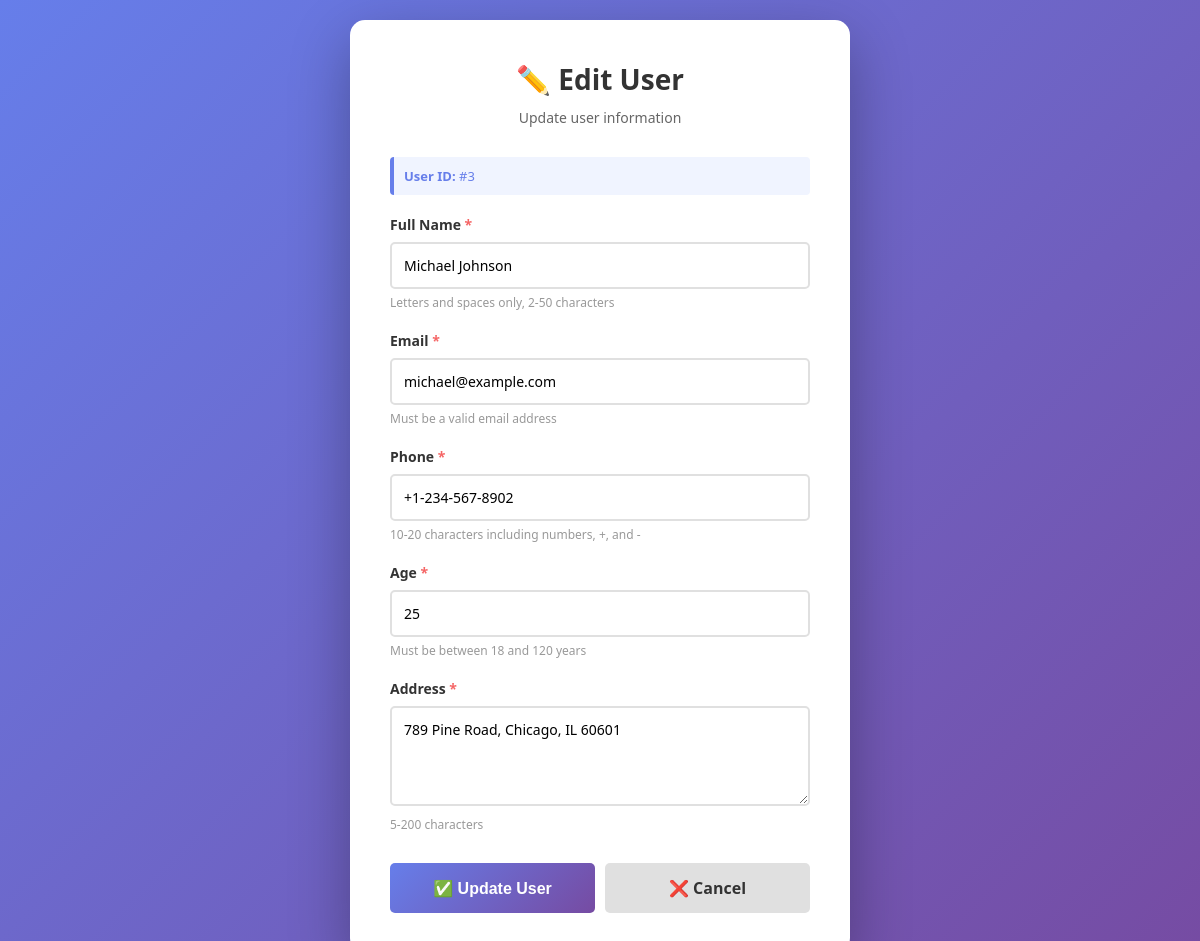
The page /edit.php?id=3 on the database its author committed.
### tables this page shows
CREATE TABLE IF NOT EXISTS users (
    id INT AUTO_INCREMENT PRIMARY KEY,
    name VARCHAR(50) NOT NULL,
    email VARCHAR(100) NOT NULL UNIQUE,
    phone VARCHAR(20) NOT NULL,
    age INT NOT NULL CHECK (age >= 18 AND age <= 120),
    address VARCHAR(200) NOT NULL,
    created_at TIMESTAMP DEFAULT CURRENT_TIMESTAMP,
    updated_at TIMESTAMP DEFAULT CURRENT_TIMESTAMP ON UPDATE CURRENT_TIMESTAMP,
    
     
    INDEX idx_email (email),
    INDEX idx_name (name),
    INDEX idx_phone (phone),
    INDEX idx_created_at (created_at)
);

### config.php (called while the page is built, shortened)
<?php
class User {
    private $pdo;
    public function __construct($pdo) {
        $this->pdo = $pdo;
    }
    public function getById($id) {
        try {
            $sql = "SELECT * FROM users WHERE id = ?";
            $stmt = $this->pdo->prepare($sql);
            $stmt->execute([$id]);
            return $stmt->fetch();
        } catch (PDOException $e) {
            return null;
        }
    }
}
?>

### edit.php (the view, shortened to what this page needs)
<?php
require_once 'config.php';
$user_obj = new User($pdo);
$errors = [];
$formData = [];
$userId = $_GET['id'] ?? null;
$user = $user_obj->getById($userId);
if ($_SERVER['REQUEST_METHOD'] === 'POST') {
    $formData = [
        'name' => $_POST['name'] ?? '',
        'email' => $_POST['email'] ?? '',
        'phone' => $_POST['phone'] ?? '',
        'age' => $_POST['age'] ?? '',
        'address' => $_POST['address'] ?? ''
    ];
    $result = $user_obj->update($userId, $formData);
    if ($result['valid']) {
        $_SESSION['message'] = $result['message'];
        header('Location: index.php');
        exit;
    } else {
        $errors[] = $result['error'];
    }
} else {
    $formData = $user;
}
?>
<!DOCTYPE html>
<html lang="en">
<head>
</head>
<body>
    <div class="container">
        <div class="header">
            <h1>✏️ Edit User</h1>
            <p>Update user information</p>
        </div>
        <div class="user-id">
            <strong>User ID:</strong> #<?php echo htmlspecialchars($userId); ?>
        </div>
        <form method="POST" novalidate>
            <div class="form-group">
                <label for="name">Full Name <span class="required">*</span></label>
                <input
                    type="text"
                    id="name"
                    name="name"
                    value="<?php echo htmlspecialchars($formData['name'] ?? ''); ?>"
                    placeholder="John Doe"
                    required
                >
                <div class="form-hint">Letters and spaces only, 2-50 characters</div>
            </div>
            <div class="form-group">
                <label for="email">Email <span class="required">*</span></label>
                <input
                    type="email"
                    id="email"
                    name="email"
                    value="<?php echo htmlspecialchars($formData['email'] ?? ''); ?>"
                    placeholder="john@example.com"
                    required
                >
                <div class="form-hint">Must be a valid email address</div>
            </div>
            <div class="form-group">
                <label for="phone">Phone <span class="required">*</span></label>
                <input
                    type="tel"
                    id="phone"
                    name="phone"
                    value="<?php echo htmlspecialchars($formData['phone'] ?? ''); ?>"
                    placeholder="+1-234-567-8900"
                    required
                >
                <div class="form-hint">10-20 characters including numbers, +, and -</div>
            </div>
            <div class="form-group">
                <label for="age">Age <span class="required">*</span></label>
                <input
                    type="number"
                    id="age"
                    name="age"
                    value="<?php echo htmlspecialchars($formData['age'] ?? ''); ?>"
                    placeholder="25"
                    min="18"
                    max="120"
                    required
                >
                <div class="form-hint">Must be between 18 and 120 years</div>
            </div>
            <div class="form-group">
                <label for="address">Address <span class="required">*</span></label>
                <textarea
                    id="address"
                    name="address"
                    placeholder="123 Main Street, City, Country"
                    required
                ><?php echo htmlspecialchars($formData['address'] ?? ''); ?></textarea>
                <div class="form-hint">5-200 characters</div>
            </div>
            <div class="form-actions">
                <button type="submit" class="btn-submit">✅ Update User</button>
                <a href="index.php" class="btn btn-cancel">❌ Cancel</a>
            </div>
        </form>
    </div>
</body>
</html>

### edit.php (style rules this page uses)
* { margin: 0; padding: 0; box-sizing: border-box; }
body { font-family: 'Segoe UI', Tahoma, Geneva, Verdana, sans-serif; background: linear-gradient(135deg, #667eea 0%, #764ba2 100%); min-height: 100vh; padding: 20px; display: flex; justify-content: center; align-items: center; }
.container { background: white; border-radius: 15px; box-shadow: 0 20px 60px rgba(0, 0, 0, 0.3); max-width: 500px; width: 100%; padding: 40px; animation: slideIn 0.4s ease-out; }
.header { margin-bottom: 30px; text-align: center; }
.header h1 { color: #333; font-size: 28px; margin-bottom: 10px; }
.header p { color: #666; font-size: 14px; }
.user-id { background: #f0f4ff; border-left: 4px solid #667eea; padding: 10px; border-radius: 4px; margin-bottom: 20px; font-size: 13px; color: #667eea; }
.form-group { margin-bottom: 20px; }
label { display: block; margin-bottom: 8px; color: #333; font-weight: 600; font-size: 14px; }
input, textarea { width: 100%; padding: 12px; border: 2px solid #e0e0e0; border-radius: 5px; font-size: 14px; font-family: inherit; transition: all 0.3s; }
textarea { resize: vertical; min-height: 100px; }
.form-hint { font-size: 12px; color: #999; margin-top: 5px; }
.form-actions { display: flex; gap: 10px; margin-top: 30px; }
button, .btn { flex: 1; padding: 14px; border: none; border-radius: 5px; font-size: 16px; font-weight: 600; cursor: pointer; transition: all 0.3s; text-decoration: none; display: inline-flex; align-items: center; justify-content: center; gap: 8px; }
.btn-submit { background: linear-gradient(135deg, #667eea 0%, #764ba2 100%); color: white; }
.btn-cancel { background: #e0e0e0; color: #333; text-decoration: none; }
.required { color: #f56565; }

### rows shown on the page
users: name "Michael Johnson", email "michael@example.com", phone "+1-234-567-8902", age "25", address "789 Pine Road, Chicago, IL 60601"

### other values the page prints
$userId "3"
